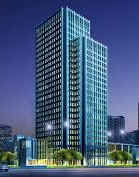
#> input picture Day 4 CV/Building img1.jpeg, 139 x 177 px
$ python 'geometric trans.py'
#> lines starting #> are read from the running program, lines starting #| are printed output that depends on the picture
import cv2
import numpy as np
import matplotlib.pyplot as plt

img =cv2.imread("Building img1.jpeg")
#> img is the input picture: shape (177, 139, 3); mean B, G, R 124.2, 90.3, 69.4

resized=cv2.resize(img,(200,200))
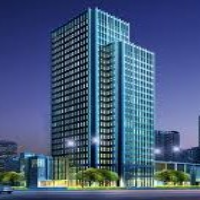
#> resized: shape (200, 200, 3); mean B, G, R 124.3, 90.3, 69.4
flipped=cv2.flip(img,1)
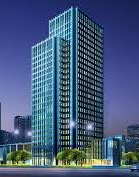
#> flipped: shape (177, 139, 3); mean B, G, R 124.2, 90.3, 69.4
rotated=cv2.rotate(img,cv2.ROTATE_90_CLOCKWISE)
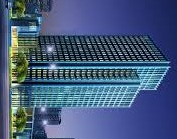
#> rotated: shape (139, 177, 3); mean B, G, R 124.2, 90.3, 69.4

titles=["Original","Resized","Flipped","Rotated"]
images=[img,resized,flipped,rotated]
for i in range(4):
    plt.subplot(2,2,i+1),plt.imshow(images[i]),plt.title(titles[i])
    plt.axis("off")
plt.show()
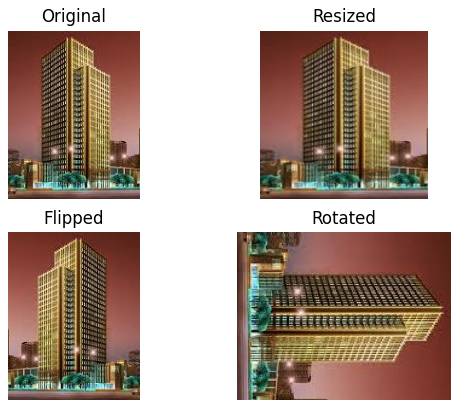
#> figure drawn by matplotlib, 4 panels; B, G, R data is drawn as R, G, B
